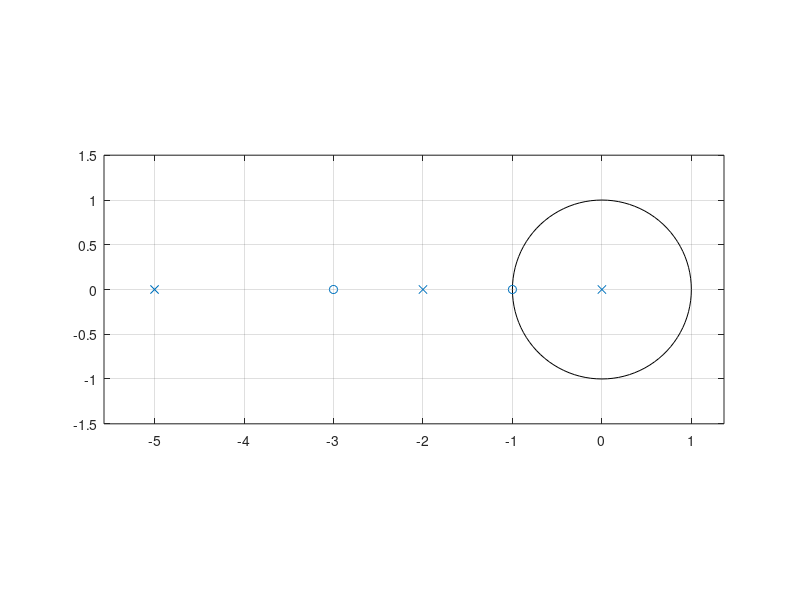

The MATLAB source for this figure: (Note: this script raises an error after producing the figure.)
% 做题一般套路
% 已知H(s)
num=[1 4 3];                            %传递函数的分子系数，降幂排列
den=[1 7 10 0];                         %传递函数的分母系数，降幂排列
[z p k]=tf2zp(num,den);
% 零极点图
zplane(z,p);                            
figure;
% 幅频响应图
freqs(num,den);                         
figure;

X1=-6:0.05:2;                           %生成X坐标，根据零点分布特性选取区间
Y1=-2:0.05:2;                           %生成Y坐标
[x y]=meshgrid(X1,Y1);                  %产生矩阵
s=x+i*y;                                %产生复平面区域
FS=abs((s+1).*(s+3)./(s.*(s+2).*(s+5)));%计算拉氏变换样点值和幅值

% 画三维图%
mesh(x,y,FS);                           %绘制网点图
surf(x,y,FS);                           %绘制带阴影的三维曲面图
zlim([-1 100]);
colormap(hsv);                          %设置颜色顺序
figure;

% 反变换求原函数
F1=sym('(s-2)/(s*(s+1)^3)');            %符号法，S域表达式，第一题
ft1=ilaplace(F1);                       %反拉变换
ezplot(ft1);
%title('quest1-3');                     %这一句影响表达式显示了所以不要了
figure;